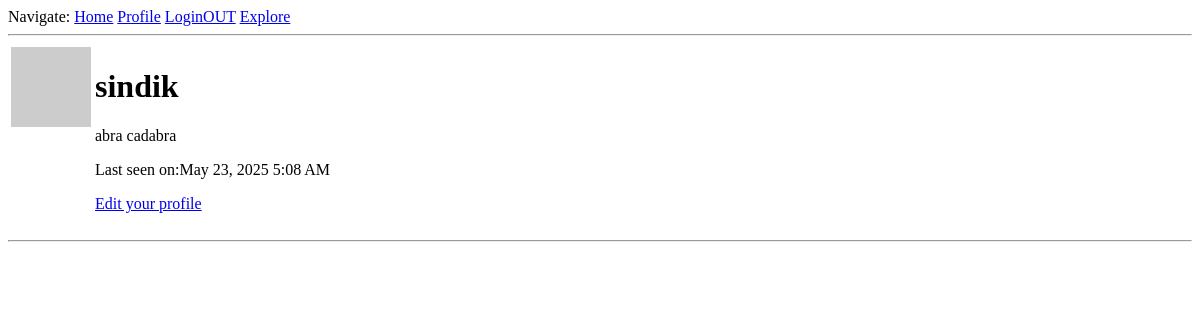
The app's page /user/sindik (signed in), older data.
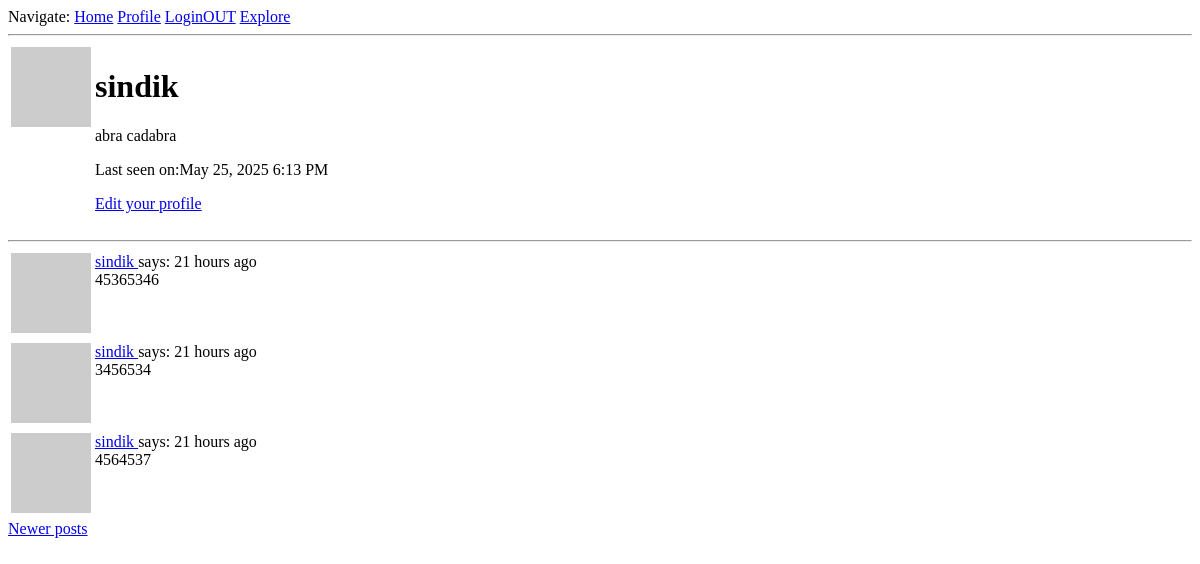
The same page, newer data.
### app/models.py (models this page shows, shortened)
class User(UserMixin, db.Model):
    tablename = 'users'
    id: so.Mapped[int] = so.mapped_column(primary_key=True)
    username: so.Mapped[str] = so.mapped_column(sa.String(64), index=True, unique=True)
    email: so.Mapped[str] = so.mapped_column(sa.String(60), index=True, unique=True)
    password_hash: so.Mapped[Optional[str]] = so.mapped_column(sa.String(256))
    posts: so.WriteOnlyMapped['Post'] = so.relationship(back_populates='author')
    about_me: so.Mapped[Optional[str]] = so.mapped_column(sa.String(140))
    last_seen: so.Mapped[Optional[datetime]] = so.mapped_column(default=lambda: datetime.now(timezone.utc))
    following: so.WriteOnlyMapped['User'] = so.relationship(
        secondary=followers,
        primaryjoin=(followers.c.follower_id == id),
        secondaryjoin=(followers.c.followed_id == id),
        back_populates='followers'
    )
    followers: so.WriteOnlyMapped['User'] = so.relationship(
        secondary=followers,
        primaryjoin=(followers.c.followed_id == id),
        secondaryjoin=(followers.c.follower_id == id),
        back_populates='following'
    )
    def avatar(self, size):
        digest = md5(self.email.lower().encode('utf-8')).hexdigest()
        return f'https://www.gravatar.com/avatar/{digest}?d=retro&s={size}'

class Post(db.Model):
    id:so.Mapped[int] = so.mapped_column(primary_key=True)
    body: so.Mapped[str] = so.mapped_column(sa.String(140))
    timestamp: so.Mapped[datetime] = so.mapped_column(index=True, default=lambda: datetime.now(timezone.utc))
    user_id: so.Mapped[int] = so.mapped_column(sa.ForeignKey(User.id), index=True)
    author: so.Mapped[User] = so.relationship(back_populates='posts')

### app/routes.py (the view)
@app.route('/user/<username>')
@login_required
def user(username):
    user = db.first_or_404(sa.select(User).where(User.username == username))
    page = request.args.get('page', 1, type=int)
    query = user.posts.select().order_by(Post.timestamp.desc())
    posts = db.paginate(query, page=page, per_page=app.config['POSTS_PER_PAGE'], error_out=False)
    next_url = url_for('user', username=user.username, page=posts.next_num) \
        if posts.has_next else None
    prev_url = url_for('user', username=user.username, page=posts.prev_num) \
        if posts.has_prev else None
    form = EmptyForm()
    return render_template('user.html', user=user, posts=posts, form=form,
                           next_url=next_url, prev_url=prev_url)

### app/__init__.py (called while the page is built)
def get_locale():
    return 'ru'

### app/models.py (called while the page is built)
@login.user_loader
def load_user(id):
    return db.session.get(User, int(id))

### app/routes.py (called while the page is built)
@app.before_request
def before_request():
    if current_user.is_authenticated:
        current_user.last_seen = datetime.now(timezone.utc)
        db.session.commit()

### app/templates/user.html (shortened to what this page needs)
{% extends "base.html" %}
{% block content %}
    <table>
        <tr valign="top">
            <td><img src="{{ user.avatar(128) }}"></td>
            <td>
                <h1>{{ user.username }}</h1>
                {% if user.about_me %}<p>{{ user.about_me }}</p>{% endif %}
                {% if user.last_seen %}<p>{{ _('Last seen on:') }}{{ moment(user.last_seen).format('LLL') }}</p>{% endif %}
                {% if user == current_user %}
                    <p><a href="{{ url_for('edit_profile') }}"> {{ _('Edit your profile') }} </a></p>
                {% endif%}
            </td>
        </tr>
    </table>
    <hr>
    {% for post in posts %}
        {% include '_post.html' %}
    {% endfor %}
    {% if next_url %}
        <a href="{{ next_url }}">{{ _('Newer posts') }}</a>
    {% endif %}
{% endblock %}

### app/templates/base.html (shortened to what this page needs)
<!doctype html>
 <html>
    <head>
    </head>
    <body>
        <div>
            {{ _('Navigate:') }}
                <a href="{{ url_for('index') }}"> {{ _('Home') }}</a>
                {% if current_user.is_anonymous %}
                    <a href="{{ url_for('login') }}"> {{ _('Login') }} </a>
                {% else %}
                    <a href="{{ url_for('user', username = current_user.username) }}">{{ _('Profile') }}</a>
                    <a href="{{ url_for('logout') }}">{{ _('LoginOUT') }}</a>
                    <a href="{{ url_for('explore') }}">{{ _('Explore') }}</a>
                {% endif %}
        </div>
        <hr>
        {% block content %}{% endblock %}
    </body>
 </html>

### app/templates/_post.html
<table>
    <tr valign="top">
        <td><img src="{{ post.author.avatar(36) }}"></td>
        <td>
            <a href="{{ url_for('user', username=post.author.username)}}">
                {{ post.author.username }}
            </a>
            {{ _("says:") }} {{ moment(post.timestamp).fromNow() }}<br>
            {{ post.body }}</td>
    </tr>
</table>

Row changes from the older to the newer data that the page shows:
changed User "sindik": last_seen "May 23, 2025 5:08 AM" → "May 25, 2025 6:13 PM"
added Post: author.username "sindik", timestamp "21 hours ago", body "45365346"
added Post: author.username "sindik", timestamp "21 hours ago", body "3456534"
added Post: author.username "sindik", timestamp "21 hours ago", body "4564537"
Text that changed along with them:
text now shown: "Newer posts"
